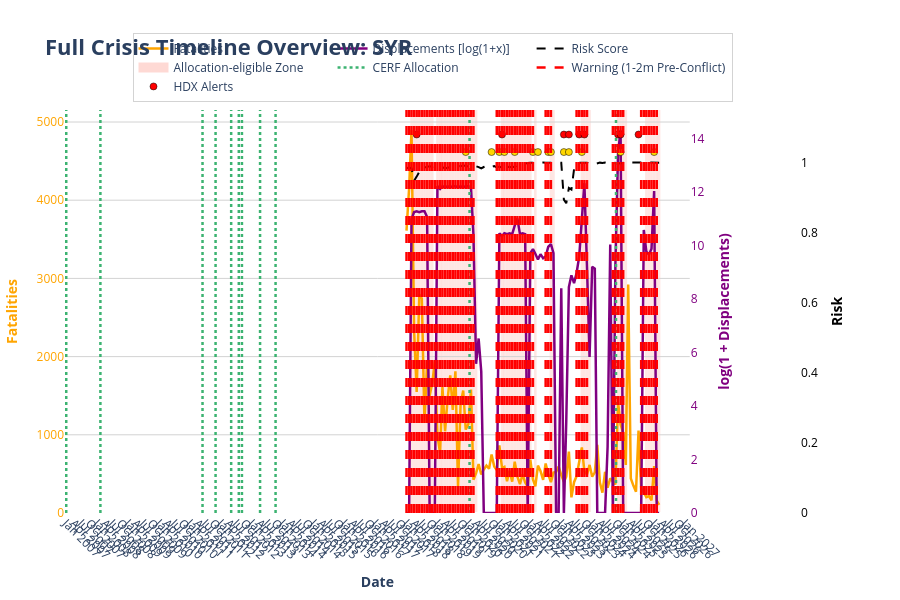

The cell this chart's notebook holds for it:
### Code cell
import pandas as pd
import numpy as np
import plotly.graph_objects as go

def plot_full_crisis_timeline(df, cerf_path, country_code):
    # 1. PREPARAR EL DATAFRAME PRINCIPAL
    if 'iso3' not in df.columns:
        df = df.reset_index()
        
    df_plot = df[df['iso3'] == country_code].copy()
    df_plot['month'] = pd.to_datetime(df_plot['month'])
    df_plot = df_plot.sort_values('month')
    
    if df_plot.empty:
        print(f"No hay datos en el DataFrame principal para el país: {country_code}")
        return

    # Transformación Log(1 + x) para desplazamientos
    df_plot['disp_log1p'] = np.log1p(df_plot['monthly_displacement'].fillna(0))

    # 2. PREPARAR EL DATAFRAME DE CERF
    try:
        cerf = pd.read_csv(cerf_path)
        cerf = cerf[cerf['iso3'] == country_code].copy()
        cerf['Allocation Date'] = pd.to_datetime(cerf['Allocation Date'], format='ISO8601', errors='coerce')
        cerf = cerf.dropna(subset=['Allocation Date'])
    except FileNotFoundError:
        print(f"No se encontró el archivo CERF en {cerf_path}.")
        cerf = pd.DataFrame()

    # Extraer las fechas de alerta target_2m (marcadas a mitad de mes)
    if 'target_2m' in df_plot.columns:
        warning_months = df_plot[df_plot['target_2m'] == 1]['month']
        warning_dates = warning_months + pd.Timedelta(days=0)
    else:
        warning_dates = pd.Series(dtype='datetime64[ns]')

    # 3. CREAR LA FIGURA INTERACTIVA
    fig = go.Figure()

    # --- A. Fatalidades (Línea simple naranja - y1) ---
    fig.add_trace(go.Scatter(
        x=df_plot['month'],
        y=df_plot['fatalities'],
        mode='lines', 
        name='Fatalities',
        line=dict(color='orange', width=2.5),
        yaxis='y1',
        hovertemplate='<b>Date:</b> %{x|%b %Y}<br><b>Fatalities:</b> %{y:,.0f}<extra></extra>'
    ))

    # --- B. Desplazamientos (Línea simple morada - y2) ---
    fig.add_trace(go.Scatter(
        x=df_plot['month'],
        y=df_plot['disp_log1p'],
        customdata=df_plot['monthly_displacement'], 
        mode='lines', 
        name='Displacements [log(1+x)]',
        line=dict(color='purple', width=2.5),
        yaxis='y2',
        hovertemplate='<b>Date:</b> %{x|%b %Y}<br><b>Displacements (Real):</b> %{customdata:,.0f}<br><b>log(1+x):</b> %{y:.2f}<extra></extra>'
    ))

    # --- C. Riesgo (Línea Negra Punteada - y3) ---
    if 'risk_3' in df_plot.columns:
        fig.add_trace(go.Scatter(
            x=df_plot['month'],
            y=df_plot['risk_3'],
            mode='lines',
            name='Risk Score',
            line=dict(color='black', width=2, dash='dash'),
            yaxis='y3',
            hovertemplate='<b>Date:</b> %{x|%b %Y}<br><b>Risk:</b> %{y:.2f}<extra></extra>'
        ))

    # --- D. Zonas de Conflicto (Fondo sombreado salmón) ---
    if 'allocation-eligible' in df_plot.columns:
        conflict_months = df_plot[df_plot['allocation-eligible'] == 1]['month']
        for c_month in conflict_months:
            fig.add_vrect(
                x0=c_month - pd.Timedelta(days=15), 
                x1=c_month + pd.Timedelta(days=15),
                fillcolor="salmon",
                opacity=0.2,
                layer="below",
                line_width=0,
            )
        # Leyenda del conflicto
        fig.add_trace(go.Scatter(
            x=[None], y=[None], mode='lines', name='Allocation-eligible Zone',
            line=dict(color='salmon', width=10), opacity=0.3, yaxis='y1'
        ))

    # --- E. Líneas CERF (Líneas verticales verdes punteadas) ---
    if not cerf.empty:
        for _, row in cerf.iterrows():
            fig.add_shape(
                type="line",
                x0=row['Allocation Date'], x1=row['Allocation Date'],
                y0=0, y1=1,
                xref="x", yref="paper",
                line=dict(width=2.5, dash="dot", color="mediumseagreen"),
            )
        # Leyenda de CERF
        fig.add_trace(go.Scatter(
            x=[None], y=[None], mode='lines', name='CERF Allocation',
            line=dict(color='mediumseagreen', width=2.5, dash='dot'), yaxis='y1'
        ))

    # --- F. Líneas conflict_2m (Líneas verticales rojas a rayas) ---
    if not warning_dates.empty:
        for w_date in warning_dates:
            fig.add_shape(
                type="line",
                x0=w_date, x1=w_date,
                y0=0, y1=1,
                xref="x", yref="paper",
                line=dict(width=2.5, dash="dash", color="red"),
            )
        # Leyenda de Alertas
        fig.add_trace(go.Scatter(
            x=[None], y=[None], mode='lines', name='Warning (1-2m Pre-Conflict)',
            line=dict(color='red', width=2.5, dash='dash'), yaxis='y1'
        ))

   # --- G. HDX Alert Levels ---

    # --- G. HDX Alert Levels ---

    if 'hdx_alert_level' in df_plot.columns:

        hdx_points = []

        for _, row in df_plot.iterrows():

            alerts = str(row['hdx_alert_level']).lower()

            if 'high concern' in alerts:
                hdx_points.append({
                    'month': row['month'],
                    'level': 'High concern',
                    'color': 'red',
                    'y': 1.08
                })

            if 'medium concern' in alerts:
                hdx_points.append({
                    'month': row['month'],
                    'level': 'Medium concern',
                    'color': 'gold',
                    'y': 1.03
                })

        hdx_alerts = pd.DataFrame(hdx_points)

        if not hdx_alerts.empty:

            fig.add_trace(go.Scatter(
                x=hdx_alerts['month'],
                y=hdx_alerts['y'],

                mode='markers',

                name='HDX Alerts',

                marker=dict(
                    size=7,
                    color=hdx_alerts['color'],
                    symbol='circle',
                    line=dict(width=0.5, color='black')
                ),

                yaxis='y3',

                customdata=hdx_alerts['level'],

                hovertemplate=
                    '<b>HDX SIGNAL</b><br>' +
                    'Date: %{x|%b %Y}<br>' +
                    'Level: %{customdata}<extra></extra>'
            ))

    # --- 4. CONFIGURACIÓN DEL LAYOUT MULTI-EJE ---
    fig.update_layout(
        title=dict(
            text=f'<b>Full Crisis Timeline Overview: {country_code}</b>',
            font=dict(size=22),
            x=0.05
        ),
        margin=dict(l=60, r=100, t=110, b=60), 
        height=600,
        plot_bgcolor='white',
        hovermode="closest",
        
        xaxis=dict(
            domain=[0, 0.85], # Recortamos un poco para que quepa el 3r eje a la derecha
            title=dict(text="<b>Date</b>"),
            showgrid=False,
            dtick="M3",
            tickformat="%b %Y",
            tickangle=45
        ),
        
        # Eje Y1: Izquierda (Fatalidades)
        yaxis=dict(
            title=dict(text="<b>Fatalities</b>", font=dict(color="orange")),
            tickfont=dict(color="orange"),
            showgrid=True,
            gridcolor='lightgrey',
            rangemode="tozero"
        ),
        
        # Eje Y2: Derecha Interna (Desplazamientos Log)
        yaxis2=dict(
            title=dict(text="<b>log(1 + Displacements)</b>", font=dict(color="purple")),
            tickfont=dict(color="purple"),
            anchor="x",
            overlaying="y",
            side="right",
            showgrid=False,
            rangemode="tozero"
        ),
        
        # Eje Y3: Derecha Externa (Risk Score)
        yaxis3=dict(
            title=dict(text="<b>Risk</b>", font=dict(color="black")),
            tickfont=dict(color="black"),
            anchor="free",
            overlaying="y",
            side="right",
            position=1.0,
            range=[0, 1.15],
            showgrid=False
        ),
        
        legend=dict(
            orientation="h",
            yanchor="bottom", y=1.02,
            xanchor="center", x=0.5,
            bgcolor='rgba(255,255,255,0.8)',
            bordercolor='lightgrey',
            borderwidth=1
        )


    )

    fig.show()

# --- EJECUCIÓN ---
plot_full_crisis_timeline(df, cerf_path="../data_clean/cerf_clean.csv", country_code="SYR")
